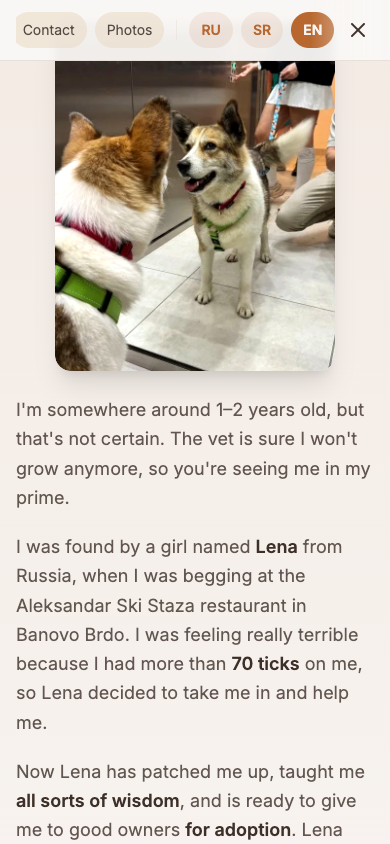
#> input picture nav-fade-fixed.png, 390 x 844 px; its folder holds only this picture in this run
$ python -i crop-black-bars.py   (imports and definitions only)
#> lines starting #> are read from the running program, lines starting #| are printed output that depends on the picture
#!/usr/bin/env python3
"""Crop black letterbox bars from top/bottom of images in public/images/.

A row is considered a black bar if at least 99.5% of its pixels are below
the brightness threshold. Counts contiguous bar rows from top and bottom,
then crops them off. Side bars are intentionally not touched (X-ray images
have black backgrounds on the sides that are part of the content).
"""
from pathlib import Path
from PIL import Image
import sys

ROOT = Path(__file__).resolve().parents[1]
IMG_DIR = ROOT / "public" / "images"

BRIGHTNESS_THRESHOLD = 18           # pixel brightness below this counts as "black"
STRICT_BLACK_RATIO = 0.995          # pure-black bar row
LOOSE_BLACK_RATIO = 0.60            # status-bar / phone-UI row: mostly black + sparse text/icons
MIN_BAR_PX = 6                      # ignore tiny edge artifacts
MIN_STRICT_FOR_LOOSE = 8            # only extend through loose rows when there's a real bar
MAX_LOOSE_EXTEND_PX = 220           # safety cap for loose extension (avoid eating photo)

def detect_bar(strict_mask, loose_mask):
    """Strict-bar rows from the edge; then extend through adjacent loose rows
    (e.g. phone status bars that are mostly black with sparse UI elements).
    Loose extension only kicks in if at least one strict row was found.
    """
    n_strict = 0
    for s in strict_mask:
        if s:
            n_strict += 1
        else:
            break
    if n_strict == 0:
        return 0
    if n_strict < MIN_STRICT_FOR_LOOSE:
        # too small a strict bar to confidently extend — likely a thin black margin
        # next to legitimate content (e.g. X-ray text rows)
        return n_strict
    n = n_strict
    for l in loose_mask[n_strict:n_strict + MAX_LOOSE_EXTEND_PX]:
        if l:
            n += 1
        else:
            break
    return n

def crop_one(path: Path) -> tuple[int, int, tuple[int,int], tuple[int,int]]:
#> called with path = '../nav-fade-fixed.png'
    img = Image.open(path).convert("RGB")
#> img is the input picture: PIL image 390x844 RGB; mean R, G, B 213.4, 205.2, 196.2
    w, h = img.size
#> w = 390; h = 844
    gray = img.convert("L")
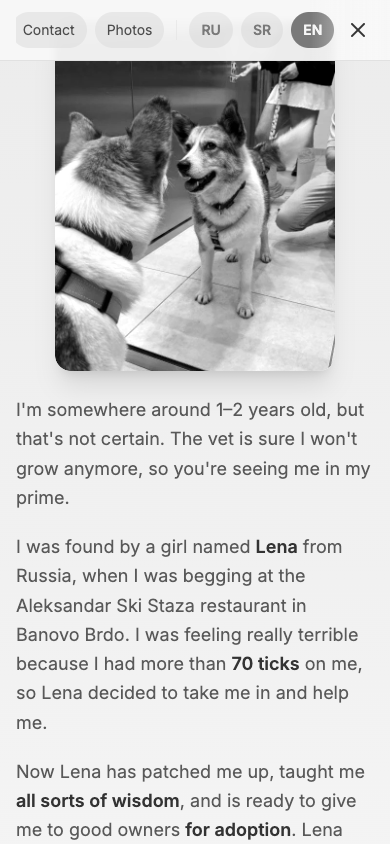
#> gray: PIL image 390x844 L; min 0, max 255, mean 206.6
    px = gray.load()
    strict_max = int(w * (1 - STRICT_BLACK_RATIO))
#> strict_max = 1
    loose_max = int(w * (1 - LOOSE_BLACK_RATIO))
#> loose_max = 156
    row_strict = []
    row_loose = []
    for y in range(h):
        non_black = 0
        # we need exact count up to loose_max threshold
        for x in range(w):
            if px[x, y] >= BRIGHTNESS_THRESHOLD:
                non_black += 1
                if non_black > loose_max:
                    break
        row_strict.append(non_black <= strict_max)
        row_loose.append(non_black <= loose_max)
    top = detect_bar(row_strict, row_loose)
#> top = 0
    bottom = detect_bar(list(reversed(row_strict)), list(reversed(row_loose)))
#> bottom = 0
    if top < MIN_BAR_PX:
        top = 0
    if bottom < MIN_BAR_PX:
        bottom = 0
    if top == 0 and bottom == 0:
        return 0, 0, (w, h), (w, h)
    cropped = img.crop((0, top, w, h - bottom))
    # save back as webp with same name (overwrite)
    cropped.save(path, format="WEBP", quality=92, method=6)
    return top, bottom, (w, h), cropped.size

def main():
    if not IMG_DIR.exists():
        print(f"missing dir: {IMG_DIR}", file=sys.stderr)
        sys.exit(1)
    paths = sorted(IMG_DIR.glob("*.webp"))
    if not paths:
        print("no .webp files found")
        return
    for p in paths:
        try:
            top, bot, before, after = crop_one(p)
        except Exception as e:
            print(f"FAIL {p.name}: {e}")
            continue
        if top == 0 and bot == 0:
            print(f"skip {p.name}: no bars  ({before[0]}x{before[1]})")
        else:
            print(f"crop {p.name}: top={top} bot={bot}  {before[0]}x{before[1]} -> {after[0]}x{after[1]}")

# [2 lines not run here, left out]

>>> result = crop_one('../nav-fade-fixed.png')
#> result = (0, 0, (390, 844), (390, 844))
